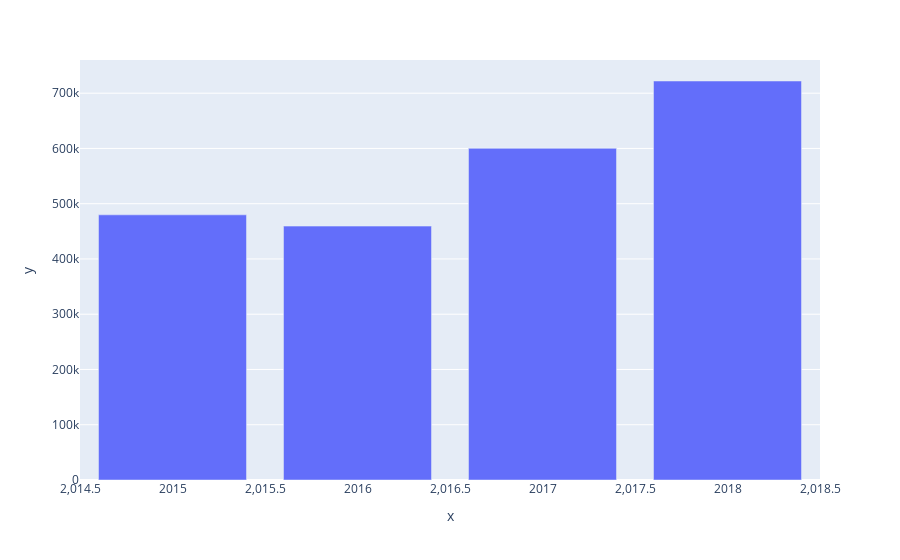

Notebook code cell kept with this figure:
### Code cell
ds = daily_sales.groupby('Year')['Sales'].sum().reset_index()
px.bar(y=ds['Sales'], x=ds['Year'], orientation='v')

### Figure 1 — Plotly figure (JSON) as saved in the notebook; plotly's stock layout.template omitted (floating-point values rounded to 4 significant figures)
{"data": [{"hovertemplate": "x=%{x}<br>y=%{y}<extra></extra>", "legendgroup": "", "marker": {"color": "#636efa", "pattern": {"shape": ""}}, "name": "", "orientation": "v", "showlegend": false, "textposition": "auto", "type": "bar", "x": [2015, 2016, 2017, 2018], "xaxis": "x", "y": [479900.0, 459400.0, 600200.0, 722100.0], "yaxis": "y"}], "layout": {"barmode": "relative", "legend": {"tracegroupgap": 0}, "margin": {"t": 60}, "xaxis": {"anchor": "y", "domain": [0, 1], "title": {"text": "x"}}, "yaxis": {"anchor": "x", "domain": [0, 1], "title": {"text": "y"}}}}
